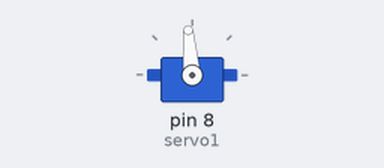
This sketch was run on a simulated Arduino Uno, built with avr-gcc and run on an emulated ATmega328P. On the bench: servo.

Above: at 0.05 s.
At 0.5 s:
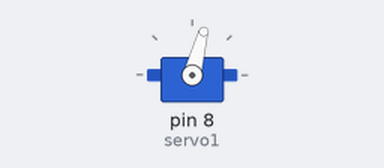
At 1.6 s:
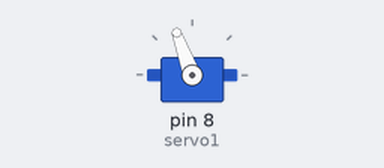
Timing chart, 0 to 4.1 s (numbered marks = the images above):
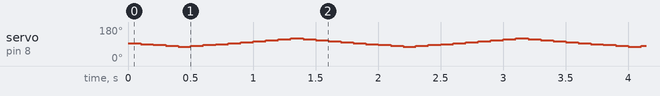

Measured:
- by itself, servo on pin 8 (servo1): repeats every 1.8 s: 85° 0.10 s, 80° 0.10 s, 75° 0.10 s, 80° 0.10 s, 85° 0.10 s, 90° 0.10 s, 95° 0.10 s, 100° 0.10 s, 105° 0.10 s, 110° 0.10 s, 115° 0.10 s, 120° 0.10 s, 115° 0.10 s, 110° 0.10 s, 105° 0.10 s, 100° 0.10 s, 95° 0.10 s, 90° 0.10 s

The sketch:

servomotor.ino
```cpp
#include <Servo.h>

Servo servo1;

void setup()
{
  servo1.attach(8,600,1500);
}

void loop()
{
    servo1.write(95);
    delay(100);
    servo1.write(90);
    delay(100);
    servo1.write(85);
    delay(100);
    servo1.write(80);
    delay(100);

    servo1.write(75);
    delay(100);
    servo1.write(80);
    delay(100);
    servo1.write(85);
    delay(100);
    servo1.write(90);
    delay(100);

    servo1.write(95);
    delay(100);
    servo1.write(100);
    delay(100);
    servo1.write(105);
    delay(100);
    servo1.write(110);
    delay(100);
    servo1.write(115);
    delay(100);

    servo1.write(120);
    delay(100);
    servo1.write(115);
    delay(100);
    servo1.write(110);
    delay(100);
    servo1.write(105);
    delay(100);
    servo1.write(100);
    delay(100);


  }
```
